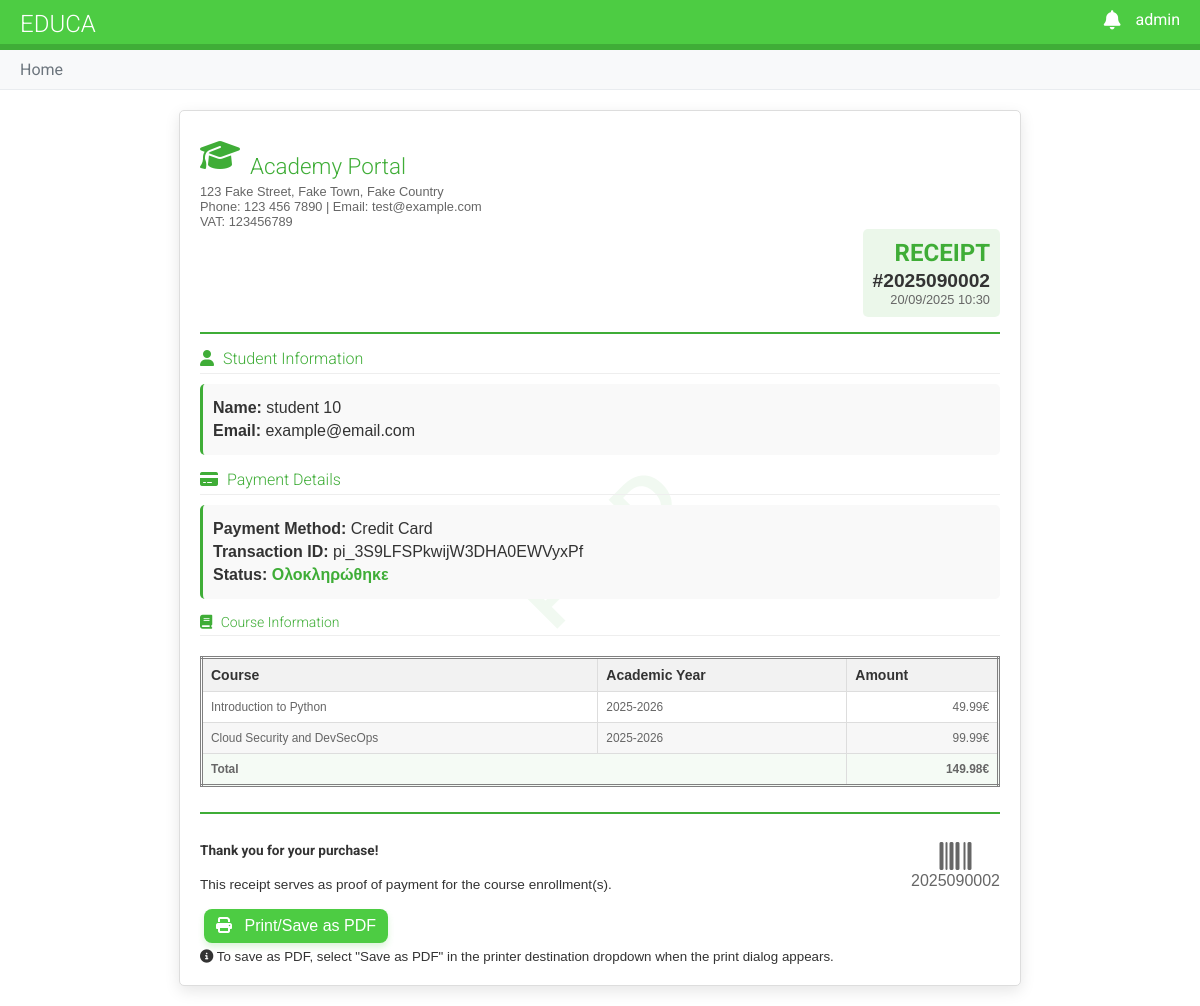
Page /students/admin/payment/receipt/23/ (signed in) on the committed database.
### courses/models.py (models this page shows, shortened)
class Transaction(models.Model):
    student=models.ForeignKey(User,on_delete=models.CASCADE,related_name='transactions')
    transaction_id=models.CharField(max_length=100,unique=True)
    payment_date=models.DateTimeField(auto_now_add=True)
    receipt_number=models.CharField(max_length=100,blank=True,null=True)
    total_amount=models.DecimalField(max_digits=10,decimal_places=2)
    status = models.CharField(max_length=20, choices=[
        ('pending', 'Σε εκκρεμότητα'),
        ('completed', 'Ολοκληρώθηκε'),
        ('failed', 'Απέτυχε'),
        ('refunded', 'Επιστροφή χρημάτων'),
    ], default='pending')

class CoursePayment(models.Model):
    transaction = models.ForeignKey('Transaction',on_delete=models.CASCADE,related_name='payments',null=True,blank=True)
    enrollment = models.OneToOneField(StudentCourseEnrollment,on_delete=models.CASCADE,related_name='payment')
    amount = models.DecimalField(max_digits=10,decimal_places=2)

class StudentCourseEnrollment(models.Model):
    student = models.ForeignKey(User, on_delete=models.CASCADE, related_name='student_enrollment')
    course = models.ForeignKey(Course, on_delete=models.CASCADE, related_name='course_enrollment')
    academic_year = models.ForeignKey(AcademicYear, on_delete=models.CASCADE, related_name='academic_year_enrollment')
    enrollment_date = models.DateTimeField(auto_now_add=True)
    class Meta:
        unique_together = ('student', 'course', 'academic_year')

class Course(models.Model):
    owners = models.ManyToManyField(User,
                                    related_name='courses_created',
                                    blank=True)
    subject = models.ForeignKey(Subject,
                                related_name='courses',
                                on_delete=models.CASCADE)
    title = models.CharField(max_length=200)
    slug = models.SlugField(max_length=200,
                            unique=True,
                            auto_created=True)
    overview = models.TextField()
    duration = models.TextField(blank=True)
    created = models.DateTimeField(auto_now_add=True) #set when new object is created
    price = models.DecimalField(max_digits=10,decimal_places=2, default=0)
    order = models.PositiveIntegerField(default=0,)
    class Meta:
        ordering = ['order'] # - means descending order

class AcademicYear(models.Model):
    name = models.CharField(max_length=9, help_text="Academic year in format YYYY-YYYY (e.g. 2024-2025)")
    start_date = models.DateField()
    end_date = models.DateField()
    is_current = models.BooleanField(default=False)
    class Meta:
        ordering = ['-start_date']

### students/views.py (the view)
class AdminPaymentReceiptView(LoginRequiredMixin, UserPassesTestMixin, DetailView):
    model = Transaction
    template_name = 'students/payment/receipt.html'
    context_object_name = 'transaction'
    pk_url_kwarg = 'transaction_id'
    def test_func(self):
        return self.request.user.is_staff

### courses/context_processors.py (called while the page is built)
def is_instructor_processor(request):
    if request.user.is_authenticated:
        is_instructor = request.user.groups.filter(name="Instructors").exists()
    else:
        is_instructor = False
    return {"is_instructor": is_instructor}

### educa/context_processors.py (called while the page is built)
def notifications_processor(request):
    if request.user.is_authenticated:
        unread_notifications = Notification.objects.filter(user=request.user,
                                                           is_read=False).order_by('-created_at')[:5]
        unread_count = Notification.objects.filter(user=request.user,
                                                   is_read=False).count()
        return {
            'unread_notifications': unread_notifications,
            'unread_count': unread_count,
        }
    return {
        'unread_notifications': [],
        'unread_count': 0,
    }

### students/templates/students/payment/receipt.html (shortened to what this page needs)
{% extends 'base.html' %}
{% block content %}
    <div class="receipt">
        <div class="receipt-watermark">PAID</div>
        <div class="receipt-header">
            <div class="row">
                <div class="col-md-6">
                    <div class="logo-placeholder">
                        <i class="fas fa-graduation-cap fa-2x"></i>
                        <h3>Academy Portal</h3>
                    </div>
                    <div class="company-info">
                        <p>123 Fake Street, Fake Town, Fake Country</p>
                        <p>Phone: 123 456 7890 | Email: test@example.com</p>
                        <p>VAT: 123456789</p>
                    </div>
                </div>
                <div class="col-md-6 text-right">
                    <div class="receipt-number">
                        <h2>RECEIPT</h2>
                        <div class="receipt-id">#{{ transaction.receipt_number }}</div>
                        <div class="receipt-date">{{ transaction.payment_date|date:"d/m/Y H:i" }}</div>
                    </div>
                </div>
            </div>
        </div>
        <div class="receipt-body">
            <div class="row">
                <div class="col-md-6">
                    <div class="student-info">
                        <h4><i class="fas fa-user"></i> Student Information</h4>
                        <div class="info-box">
                            <p><strong>Name:</strong> {{ transaction.student.get_full_name }}</p>
                            <p><strong>Email:</strong> {{ transaction.student.email }}</p>
                        </div>
                    </div>
                </div>
            </div>
            <div class="col-md-6">
                <div class="payment-details">
                    <h4><i class="fas fa-credit-card"></i> Payment Details</h4>
                    <div class="info-box">
                        <p><strong>Payment Method:</strong> Credit Card</p>
                        <p><strong>Transaction ID:</strong> {{ transaction.transaction_id }}</p>
                        <p><strong>Status:</strong> <span class="payment-status">{{ transaction.get_status_display }}</span>
                        </p>
                    </div>
                </div>
            </div>
            <div class="course-info" style="flex-direction: column;">
                <h4><i class="fas fa-book"></i> Course Information</h4>
                <table class="table table-receipt">
                    <thead>
                    <tr>
                        <th>Course</th>
                        <th>Academic Year</th>
                        <th>Amount</th>
                    </tr>
                    </thead>
                    <tbody>
                    {% for payment in transaction.payments.all %}
                        <tr>
                            <td>{{ payment.enrollment.course.title }}</td>
                            <td>{{ payment.enrollment.academic_year.name }}</td>
                            <td class="amount">{{ payment.amount }}€</td>
                        </tr>
                    {% endfor %}
                    <tr class="total-row">
                        <td colspan="2" class="text-right"><strong>Total</strong></td>
                        <td class="amount"><strong>{{ transaction.total_amount }}€</strong></td>
                    </tr>
                    </tbody>
                </table>
            </div>
        </div>
        <div class="receipt-footer">
            <div class="thank-you-message">
                <h4><strong>Thank you for your purchase!</strong></h4>
                <p>This receipt serves as proof of payment for the course enrollment(s).</p>
            </div>
            <div class="receipt-barcode">
                <i class="fas fa-barcode fa-2x"></i>
                <div class="small">{{ transaction.receipt_number }}</div>
            </div>
        </div>
        <div class="no-print text-center mt-4">
            <button onclick="printReceipt()" class="btn btn-primary">
                <i class="fas fa-print"></i> Print/Save as PDF
            </button>
            <div class="mt-2 text-muted">
                <small>
                    <i class="fas fa-info-circle"></i>
                    To save as PDF, select "Save as PDF" in the printer destination dropdown when the print dialog
                    appears.
                </small>
            </div>
        </div>
    </div>
{% endblock %}

### courses/templates/base.html (shortened to what this page needs)
{% load static %}
<!DOCTYPE html>
<html>
<head>
    <link href="{% static "css/base.css" %}" rel="stylesheet">
    <link rel="stylesheet" href="https://cdnjs.cloudflare.com/ajax/libs/font-awesome/6.4.0/css/all.min.css">
</head>
<body>
<div id="header">
    <a href="/" class="logo">Educa</a>
    <ul class="menu">
        {% if request.user.is_authenticated %}
            <li class="notification-dropdown">
                <a class="dropdown" href="#">
                    <i class="fas fa-bell notification-bell"></i>
                </a>
            </li>
            <li class="profile-dropdown">
                <a class="dropdown" href="">{{ request.user.username }}</a>
            </li>
        {% else %}
            <li><a href="{% url "login" %}">Sign in</a></li>
            <li><a href="{% url 'student_registration' %}">Register</a></li>
        {% endif %}
    </ul>
</div>
<div id="breadcrumbs">
    <div class="container">
        <ul class="breadcrumb">
            {% block breadcrumbs %}
                {% for crumb in breadcrumbs %}
                    {% if not forloop.last %}
                        <li><a href="{{ crumb.url }}">{{ crumb.name }}</a></li>
                    {% else %}
                        <li class="active">{{ crumb.name }}</li>
                    {% endif %}
                {% endfor %}
            {% endblock %}
        </ul>
    </div>
</div>
<div id="content" class="{% block content_class %}block-layout{% endblock %}">
    {% block content %}
    {% endblock %}
</div>
</body>
</html>

### rows in the picture
CoursePayment: enrollment.course "Introduction to Python", enrollment.academic_year.name "2025-2026", amount "49.99"
CoursePayment: enrollment.course "Cloud Security and DevSecOps", enrollment.academic_year.name "2025-2026", amount "99.99"

### other values in the picture
{{ request.user.username }} "admin"
{{ crumb.name }} "Home"
